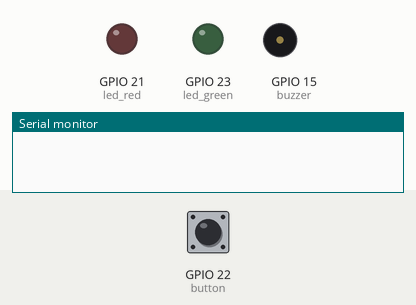
A sketch run on a simulated ESP32. Shown: output pins drawn as LEDs (lit = HIGH), buzzer (waves = sounding, pin HIGH), the last lines printed to the serial monitor. The inputs (shaded band) are chosen by the test bench; at power-on: GPIO 22 (button) HIGH.

Above: at 1.2 s.
1.3 s: GPIO 22 (button) pulled LOW for 0.15 s
At 1.8 s:
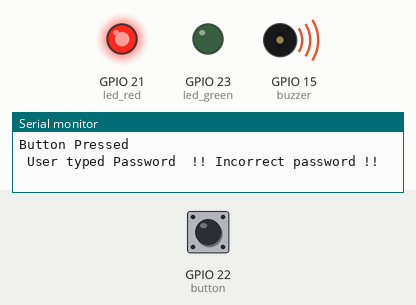
10.5 s: GPIO 22 (button) pulled LOW for 1 s
At 15.75 s:
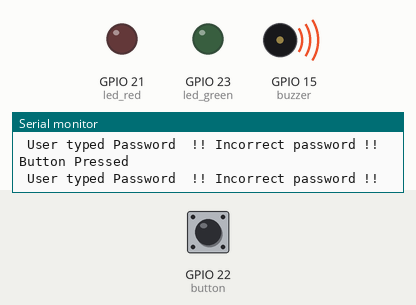
16.0 s: GPIO 22 (button) driven LOW
At 16.6 s:
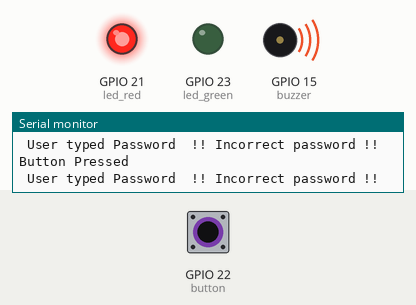
Timing chart, 0 to 18.5 s (numbered marks = the images above; inputs shaded):
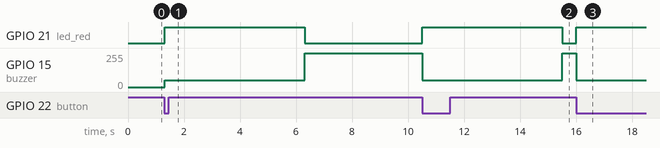

Measured:
- after the input at 1.3 s, GPIO 21 (led_red): LOW → HIGH at once, → LOW 5.0 s later; GPIO 15 (buzzer): 0/255 → 50/255 at once, → 255/255 5.0 s later
- after the input at 10.5 s, GPIO 21 (led_red): LOW → HIGH at once, → LOW 5.0 s later; GPIO 15 (buzzer): 255/255 → 50/255 at once, → 255/255 5.0 s later
- after the input at 16.0 s, GPIO 21 (led_red): LOW → HIGH at once; GPIO 15 (buzzer): 255/255 → 50/255 at once

The sketch:

8_Keypad_with_buzzer_and_button_Home_secutity_system.ino
```cpp
/*
Prof. Nehmiya Shikur
EGR-226: Digital Sys and Computer ORG

Program: 8
Task: The user has to type in the password and press the button.
 If the entered password is correct, the green LED turns on and a 'Welcome Home' message is displayed on the Serial Monitor.
 If the entered password is incorrect, the red LED and the buzzer turn on for 5 seconds.
*/

#include <Keypad.h>                                   // This library takes care of scanning all the different rows and columns, and takes care of switch debouncing
#include <vector>                                     // Lets us use vectors (lists that can grow) to store the typed keys

const byte Rows = 4;                                    // Number of rows on the keypad
const byte Columns = 3;                                 // Number of columns on the keypad

int led_green = 23;                                     // Green LED: if password is correct
int led_red = 21;                                       // Red LED: if password is incorrect

int button = 22;                                        // Submit button
int buzzer = 15;

std::vector<char> password = {'1','2','3'};             // This is the system password the user have to input to get into the house
std::vector<char> password_input;                       // Stores the keys the user types, one by one

char keys [Rows][Columns] = {                           // This defines the keys in the keypad
  {'1', '2', '3'},
  {'4', '5', '6'},
  {'7', '8', '9'},
  {'*', '0', '#'}
};
byte rowPins[Rows] = {18, 5, 17, 16};                   //The Row pins that are connected to our ESP32
byte colPins[Columns] = {4, 0, 2};                      // The Column pins that are connected ...

Keypad customkeypad = Keypad( makeKeymap(keys), rowPins, colPins, Rows, Columns);  // Object of the Keypad class we imported above

void setup() {
  pinMode(button, INPUT_PULLUP);
  pinMode(led_green, OUTPUT);
  pinMode(led_red, OUTPUT);
  pinMode(buzzer, OUTPUT);
  pinMode(buzzer, HIGH);                         // Makes sure the buzzer starts OFF
  Serial.begin(1200);                           // I lowered the baud rate for a slower update on the serial monitor (Make sure to set the Serial monitor to 1200 too)
}

void loop() {

  char customkey = customkeypad.getKey();

  if(customkey)                                     // Checks if the user is typing on the keypad
  {
    password_input.push_back(customkey);            // Adds the typed key to the end of the user's input
    Serial.println(customkey);
  }

  if(digitalRead(button) == LOW)                    // Checks if the submit button is pressed
  {
    Serial.println("Button Pressed");

    Serial.print(" User typed Password ");
    for(char val: password_input)                   // Prints every key the user types
    {
      Serial.print(val);
    }

    if(password == password_input)                  // Compares the typed password with the system password
    {
      Serial.println(" ------- Welcome Home --------");
      digitalWrite(led_green, HIGH);
      delay(5000);
      digitalWrite(led_green, LOW);
      password_input.clear();                       // Clears the input so that the user can try again
    }
    else
    {
      Serial.println(" !! Incorrect password !! ");
      digitalWrite(led_red, HIGH);
      analogWrite(buzzer, 50);                      // Turns ON the Buzzer
      delay(5000);
      digitalWrite(led_red, LOW);
      analogWrite(buzzer, 255);                     // Turns OFF the Buzzer
      password_input.clear();

    }
  }
}
```
